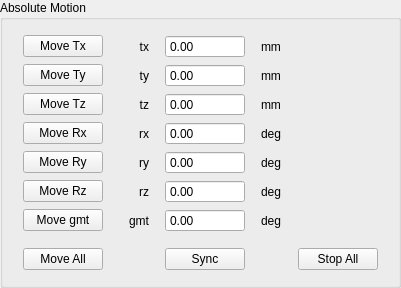
          <widget class="QGroupBox" name="newPos">
           <property name="title">
            <string>Absolute Motion</string>
           </property>
           <layout class="QHBoxLayout" name="horizontalLayout_4">
            <item>
             <layout class="QGridLayout" name="newPosGrid" rowstretch="0,0,0,0,0,0,0,0,0">
              <property name="leftMargin">
               <number>9</number>
              </property>
              <property name="topMargin">
               <number>4</number>
              </property>
              <property name="rightMargin">
               <number>9</number>
              </property>
              <property name="bottomMargin">
               <number>4</number>
              </property>
              <property name="horizontalSpacing">
               <number>16</number>
              </property>
              <property name="verticalSpacing">
               <number>6</number>
              </property>
              <item row="1" column="2">
               <widget class="QDoubleSpinBox" name="newTy">
                <property name="locale">
                 <locale language="English" country="UnitedStates"/>
                </property>
                <property name="buttonSymbols">
                 <enum>QAbstractSpinBox::NoButtons</enum>
                </property>
                <property name="decimals">
                 <number>2</number>
                </property>
                <property name="minimum">
                 <double>-200.000000000000000</double>
                </property>
                <property name="maximum">
                 <double>200.000000000000000</double>
                </property>
               </widget>
              </item>
              <item row="1" column="1">
               <widget class="QLabel" name="newTyLabel">
                <property name="text">
                 <string>ty</string>
                </property>
                <property name="alignment">
                 <set>Qt::AlignRight|Qt::AlignTrailing|Qt::AlignVCenter</set>
                </property>
               </widget>
              </item>
              <item row="4" column="2">
               <widget class="QDoubleSpinBox" name="newRy">
                <property name="locale">
                 <locale language="English" country="UnitedStates"/>
                </property>
                <property name="buttonSymbols">
                 <enum>QAbstractSpinBox::NoButtons</enum>
                </property>
                <property name="decimals">
                 <number>2</number>
                </property>
                <property name="minimum">
                 <double>-200.000000000000000</double>
                </property>
                <property name="maximum">
                 <double>200.000000000000000</double>
                </property>
               </widget>
              </item>
              <item row="3" column="1">
               <widget class="QLabel" name="newRxLabel">
                <property name="minimumSize">
                 <size>
                  <width>30</width>
                  <height>0</height>
                 </size>
                </property>
                <property name="text">
                 <string>rx</string>
                </property>
                <property name="alignment">
                 <set>Qt::AlignRight|Qt::AlignTrailing|Qt::AlignVCenter</set>
                </property>
               </widget>
              </item>
              <item row="6" column="1">
               <widget class="QLabel" name="newTabLabel">
                <property name="minimumSize">
                 <size>
                  <width>30</width>
                  <height>0</height>
                 </size>
                </property>
                <property name="text">
                 <string>gmt</string>
                </property>
                <property name="alignment">
                 <set>Qt::AlignRight|Qt::AlignTrailing|Qt::AlignVCenter</set>
                </property>
               </widget>
              </item>
              <item row="2" column="0">
               <widget class="QPushButton" name="abs_tz">
                <property name="text">
                 <string>Move Tz</string>
                </property>
               </widget>
              </item>
              <item row="4" column="1">
               <widget class="QLabel" name="newRyLabel">
                <property name="minimumSize">
                 <size>
                  <width>30</width>
                  <height>0</height>
                 </size>
                </property>
                <property name="text">
                 <string>ry</string>
                </property>
                <property name="alignment">
                 <set>Qt::AlignRight|Qt::AlignTrailing|Qt::AlignVCenter</set>
                </property>
               </widget>
              </item>
              <item row="5" column="1">
               <widget class="QLabel" name="newRzLabel">
                <property name="minimumSize">
                 <size>
                  <width>30</width>
                  <height>0</height>
                 </size>
                </property>
                <property name="text">
                 <string>rz</string>
                </property>
                <property name="alignment">
                 <set>Qt::AlignRight|Qt::AlignTrailing|Qt::AlignVCenter</set>
                </property>
               </widget>
              </item>
              <item row="2" column="3">
               <widget class="QLabel" name="newTzUnit">
                <property name="text">
                 <string>mm</string>
                </property>
               </widget>
              </item>
              <item row="8" column="0">
               <widget class="QPushButton" name="butStart">
                <property name="text">
                 <string>Move All</string>
                </property>
               </widget>
              </item>
              <item row="7" column="2">
               <spacer name="verticalSpacer_2">
                <property name="orientation">
                 <enum>Qt::Vertical</enum>
                </property>
                <property name="sizeType">
                 <enum>QSizePolicy::Fixed</enum>
                </property>
                <property name="sizeHint" stdset="0">
                 <size>
                  <width>20</width>
                  <height>10</height>
                 </size>
                </property>
               </spacer>
              </item>
              <item row="8" column="4">
               <widget class="QPushButton" name="butStop">
                <property name="text">
                 <string>Stop All</string>
                </property>
               </widget>
              </item>
              <item row="2" column="1">
               <widget class="QLabel" name="newTzLabel">
                <property name="text">
                 <string>tz</string>
                </property>
                <property name="alignment">
                 <set>Qt::AlignRight|Qt::AlignTrailing|Qt::AlignVCenter</set>
                </property>
               </widget>
              </item>
              <item row="3" column="2">
               <widget class="QDoubleSpinBox" name="newRx">
                <property name="locale">
                 <locale language="English" country="UnitedStates"/>
                </property>
                <property name="buttonSymbols">
                 <enum>QAbstractSpinBox::NoButtons</enum>
                </property>
                <property name="decimals">
                 <number>2</number>
                </property>
                <property name="minimum">
                 <double>-200.000000000000000</double>
                </property>
                <property name="maximum">
                 <double>200.000000000000000</double>
                </property>
               </widget>
              </item>
              <item row="6" column="2">
               <widget class="QDoubleSpinBox" name="newTab">
                <property name="locale">
                 <locale language="English" country="UnitedStates"/>
                </property>
                <property name="buttonSymbols">
                 <enum>QAbstractSpinBox::NoButtons</enum>
                </property>
                <property name="decimals">
                 <number>2</number>
                </property>
                <property name="minimum">
                 <double>-200.000000000000000</double>
                </property>
                <property name="maximum">
                 <double>200.000000000000000</double>
                </property>
               </widget>
              </item>
              <item row="5" column="2">
               <widget class="QDoubleSpinBox" name="newRz">
                <property name="locale">
                 <locale language="English" country="UnitedStates"/>
                </property>
                <property name="buttonSymbols">
                 <enum>QAbstractSpinBox::NoButtons</enum>
                </property>
                <property name="decimals">
                 <number>2</number>
                </property>
                <property name="minimum">
                 <double>-200.000000000000000</double>
                </property>
                <property name="maximum">
                 <double>200.000000000000000</double>
                </property>
               </widget>
              </item>
              <item row="4" column="3">
               <widget class="QLabel" name="newRyUnit">
                <property name="text">
                 <string>deg</string>
                </property>
               </widget>
              </item>
              <item row="6" column="0">
               <widget class="QPushButton" name="abs_gmt">
                <property name="sizePolicy">
                 <sizepolicy hsizetype="Maximum" vsizetype="Fixed">
                  <horstretch>0</horstretch>
                  <verstretch>0</verstretch>
                 </sizepolicy>
                </property>
                <property name="text">
                 <string>Move gmt</string>
                </property>
               </widget>
              </item>
              <item row="0" column="3">
               <widget class="QLabel" name="newTxUnit">
                <property name="text">
                 <string>mm</string>
                </property>
               </widget>
              </item>
              <item row="2" column="2">
               <widget class="QDoubleSpinBox" name="newTz">
                <property name="locale">
                 <locale language="English" country="UnitedStates"/>
                </property>
                <property name="buttonSymbols">
                 <enum>QAbstractSpinBox::NoButtons</enum>
                </property>
                <property name="decimals">
                 <number>2</number>
                </property>
                <property name="minimum">
                 <double>-500.000000000000000</double>
                </property>
                <property name="maximum">
                 <double>500.000000000000000</double>
                </property>
               </widget>
              </item>
              <item row="3" column="3">
               <widget class="QLabel" name="newRxUnit">
                <property name="text">
                 <string>deg</string>
                </property>
               </widget>
              </item>
              <item row="0" column="1">
               <widget class="QLabel" name="newTxLabel">
                <property name="text">
                 <string>tx</string>
                </property>
                <property name="alignment">
                 <set>Qt::AlignRight|Qt::AlignTrailing|Qt::AlignVCenter</set>
                </property>
               </widget>
              </item>
              <item row="6" column="3">
               <widget class="QLabel" name="newTabUnit">
                <property name="text">
                 <string>deg</string>
                </property>
               </widget>
              </item>
              <item row="3" column="0">
               <widget class="QPushButton" name="abs_rx">
                <property name="text">
                 <string>Move Rx</string>
                </property>
               </widget>
              </item>
              <item row="0" column="2">
               <widget class="QDoubleSpinBox" name="newTx">
                <property name="locale">
                 <locale language="English" country="UnitedStates"/>
                </property>
                <property name="buttonSymbols">
                 <enum>QAbstractSpinBox::NoButtons</enum>
                </property>
                <property name="decimals">
                 <number>2</number>
                </property>
                <property name="minimum">
                 <double>-200.000000000000000</double>
                </property>
                <property name="maximum">
                 <double>200.000000000000000</double>
                </property>
                <property name="singleStep">
                 <double>1.000000000000000</double>
                </property>
                <property name="stepType">
                 <enum>QAbstractSpinBox::DefaultStepType</enum>
                </property>
               </widget>
              </item>
              <item row="0" column="0">
               <widget class="QPushButton" name="abs_tx">
                <property name="text">
                 <string>Move Tx</string>
                </property>
               </widget>
              </item>
              <item row="1" column="3">
               <widget class="QLabel" name="newTyUnit">
                <property name="text">
                 <string>mm</string>
                </property>
               </widget>
              </item>
              <item row="8" column="2">
               <widget class="QPushButton" name="refresh">
                <property name="text">
                 <string>Sync</string>
                </property>
               </widget>
              </item>
              <item row="5" column="0">
               <widget class="QPushButton" name="abs_rz">
                <property name="text">
                 <string>Move Rz</string>
                </property>
               </widget>
              </item>
              <item row="5" column="3">
               <widget class="QLabel" name="newRzUnit">
                <property name="text">
                 <string>deg</string>
                </property>
               </widget>
              </item>
              <item row="1" column="0">
               <widget class="QPushButton" name="abs_ty">
                <property name="text">
                 <string>Move Ty</string>
                </property>
               </widget>
              </item>
              <item row="4" column="0">
               <widget class="QPushButton" name="abs_ry">
                <property name="text">
                 <string>Move Ry</string>
                </property>
               </widget>
              </item>
             </layout>
            </item>
           </layout>
          </widget>
